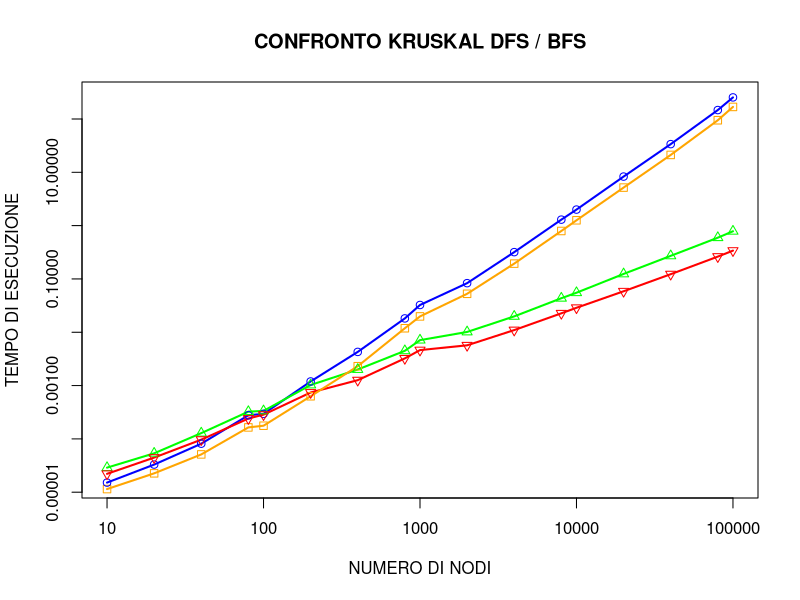

The R script that drew this image:
time = read.table("time.txt", header = TRUE, sep = ",", dec = ".")
weight_time = read.table("weight_over_time.txt", header = TRUE, sep = ",", dec = ".")
time$NODES = weight_time$NODES
me <- data.frame(time$NODES, time$PRIM, time$KRUSKAL.UNION, time$KRUSKAL.DFS, time$KRUSKAL.BFS)
colnames(me)  <- c("NODES", "PRIM", "UNION-FIND", "DFS", "BFS")
me <- aggregate(.~NODES, data = me, mean)

options(scipen=999)
plot(x = me$NODES, y = me$BFS, log = "xy", type = "l", col= "blue", ylab = "TEMPO DI ESECUZIONE", xlab = "NUMERO DI NODI", main = "CONFRONTO KRUSKAL DFS / BFS", lty = 1, lwd = 2)
lines(x = me$NODES, y = me$`UNION-FIND`, col= "green", lty = 1, lwd = 2)
lines(x = me$NODES, y = me$PRIM,col="red", lty = 1, lwd = 2)




lines(x = me$NODES, y = me$DFS,col="orange", lty = 1, lwd = 2)
points(x = me$NODES, y = me$DFS, pch= 0, col="orange", cex.lab=0.75)
points(x = me$NODES, y = me$BFS, pch= 1, col="blue", cex.lab=0.75)
points(x = me$NODES, y = me$`UNION-FIND`, pch= 2, col="green", cex.lab=0.75)
points(x = me$NODES, y = me$PRIM, pch= 6, col="red", cex.lab=0.75)
#legend(legend=c("DFS", "BFS"), col=c("orange", "blue"), title="Algoritmo", text.font=4, "topleft", lty= 2:3, lwd = 2)